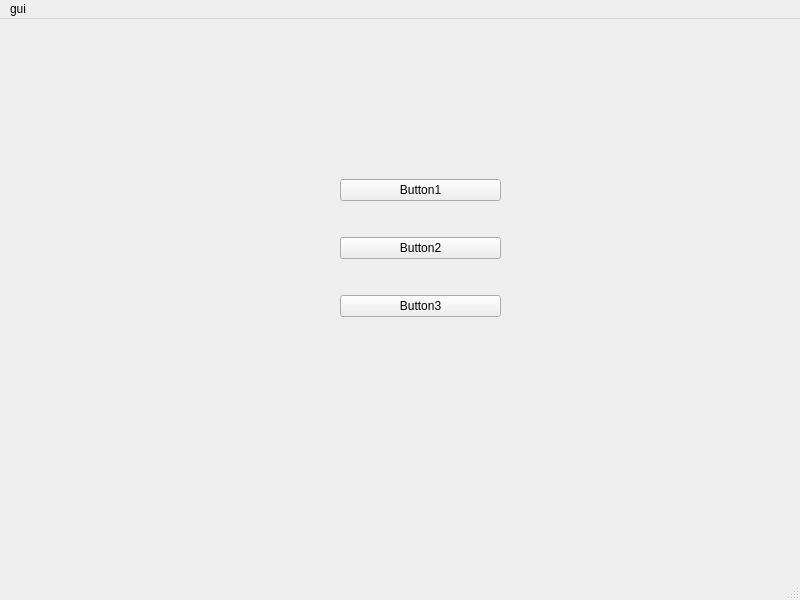
<?xml version="1.0" encoding="UTF-8"?>
<ui version="4.0">
 <class>MainWindow</class>
 <widget class="QMainWindow" name="MainWindow">
  <property name="geometry">
   <rect>
    <x>0</x>
    <y>0</y>
    <width>800</width>
    <height>600</height>
   </rect>
  </property>
  <property name="windowTitle">
   <string>MainWindow</string>
  </property>
  <widget class="QWidget" name="centralwidget">
   <widget class="QWidget" name="verticalLayoutWidget">
    <property name="geometry">
     <rect>
      <x>340</x>
      <y>130</y>
      <width>161</width>
      <height>201</height>
     </rect>
    </property>
    <layout class="QVBoxLayout" name="verticalLayout">
     <item>
      <widget class="QPushButton" name="pushButton">
       <property name="text">
        <string>Button1</string>
       </property>
      </widget>
     </item>
     <item>
      <widget class="QPushButton" name="pushButton_2">
       <property name="text">
        <string>Button2</string>
       </property>
      </widget>
     </item>
     <item>
      <widget class="QPushButton" name="pushButton_3">
       <property name="text">
        <string>Button3</string>
       </property>
      </widget>
     </item>
    </layout>
   </widget>
  </widget>
  <widget class="QMenuBar" name="menubar">
   <property name="geometry">
    <rect>
     <x>0</x>
     <y>0</y>
     <width>800</width>
     <height>19</height>
    </rect>
   </property>
   <widget class="QMenu" name="menugui">
    <property name="title">
     <string>gui</string>
    </property>
   </widget>
   <addaction name="menugui"/>
  </widget>
  <widget class="QStatusBar" name="statusbar"/>
 </widget>
 <resources/>
 <connections>
  <connection>
   <sender>pushButton</sender>
   <signal>clicked()</signal>
   <receiver>MainWindow</receiver>
   <slot>close()</slot>
   <hints>
    <hint type="sourcelabel">
     <x>419</x>
     <y>193</y>
    </hint>
    <hint type="destinationlabel">
     <x>225</x>
     <y>157</y>
    </hint>
   </hints>
  </connection>
 </connections>
</ui>
